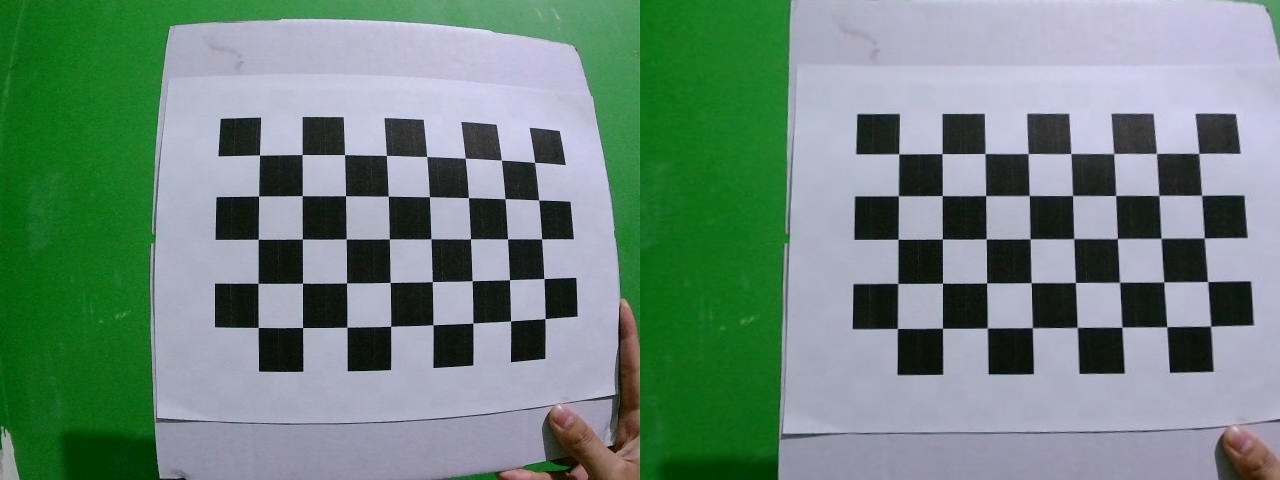
#> input picture validation_left.jpg, 1280 x 480 px, given in place of Left.avi, which was not available
$ python Sanity_check_2.5.py   (older library calls are emulated)
#> lines starting #> are read from the running program, lines starting #| are printed output that depends on the picture
### utils/stereo_utils.py
# utils/stereo_utils.py
import os
from tracemalloc import start
import winsound
import cv2
import numpy as np
import pandas as pd
import csv
import constants as c
from datetime import datetime
import json

# [25 lines left out: functions load_camera_calibration, load_processing_parameters, not called in this run]

def scale_roi(roi, scale_x, scale_y):
    x, y, w, h = roi
    return (int(x * scale_x), int(y * scale_y), int(w * scale_x), int(h * scale_y))

# [42 lines left out: functions undistort_crop_resize, edge, split_stereo_frame, not called in this run]

def create_undistort_map(mtx, dist, size):
    return cv2.initUndistortRectifyMap(mtx, dist, None, mtx, size, cv2.CV_32FC1)

def convert_to_grayscale(frame):
    return cv2.cvtColor(frame, cv2.COLOR_BGR2GRAY)

def Current():
    current = datetime.now()
    current_str = datetime.now().strftime("%H:%M:%S")
    return current, current_str

def Ding():
    winsound.MessageBeep(winsound.MB_ICONASTERISK)
    return

def Deng():
    winsound.MessageBeep(winsound.MB_ICONEXCLAMATION)
    return

# [59 lines left out: functions LoJ, UpJ, get_Q_matrix, OpenCam, not called in this run]

### Sanity_check_2.5.py
# Sanity_check_2.5.py
import cv2
import os
import constants as c
import utils.stereo_utils as su

def main():
    batch_num = 1  # Modify this as needed to select the batch
    left_video_path = os.path.join(c.vid_preprocessed, f'BATCH_{batch_num}', 'Left.avi')
    right_video_path = os.path.join(c.vid_preprocessed, f'BATCH_{batch_num}', 'Right.avi')

    # Open Left and Right videos
    cap_left = cv2.VideoCapture(left_video_path)
    cap_right = cv2.VideoCapture(right_video_path)

    if not cap_left.isOpened() or not cap_right.isOpened():
        print("Error: Could not open one or both video files.")
        return

    # Get video properties (assuming both videos have the same resolution)
    fps = cap_left.get(cv2.CAP_PROP_FPS)
    frame_width = int(cap_left.get(cv2.CAP_PROP_FRAME_WIDTH))
    frame_height = int(cap_left.get(cv2.CAP_PROP_FRAME_HEIGHT))
    print(f"Video resolution: {frame_width}x{frame_height}, FPS: {fps}")

    while True:
        ret_left, frame_left = cap_left.read()
#> frame_left is the input picture: shape (480, 1280, 3); mean B, G, R 124.8, 135.2, 110.4
        ret_right, frame_right = cap_right.read()

        if not ret_left or not ret_right:
            print("Error: Could not read frame from one of the videos.")
            break

        # Display the frames
        combined_frame = cv2.hconcat([frame_left, frame_right])  # Combine the two frames horizontally
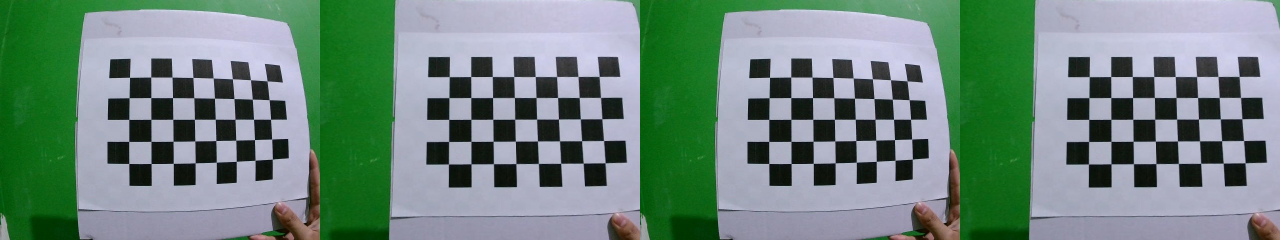
#> combined_frame: shape (480, 2560, 3) (shown at 1/2 size); mean B, G, R 124.8, 135.2, 110.4
        cv2.imshow("Left and Right Videos", combined_frame)

        if cv2.waitKey(1) & 0xFF == 27:  # ESC key to exit
#> (key Esc is pressed here)
            break

    cap_left.release()
    cap_right.release()
    cv2.destroyAllWindows()

if __name__ == "__main__":
    start, start_str = su.Current()
    print("Start Time : "+start_str)
    main()
    end, end_str = su.Current()
    print("End Time : "+end_str)
    print("Duration : "+str(end-start))

$ run again, on validation_right.jpg
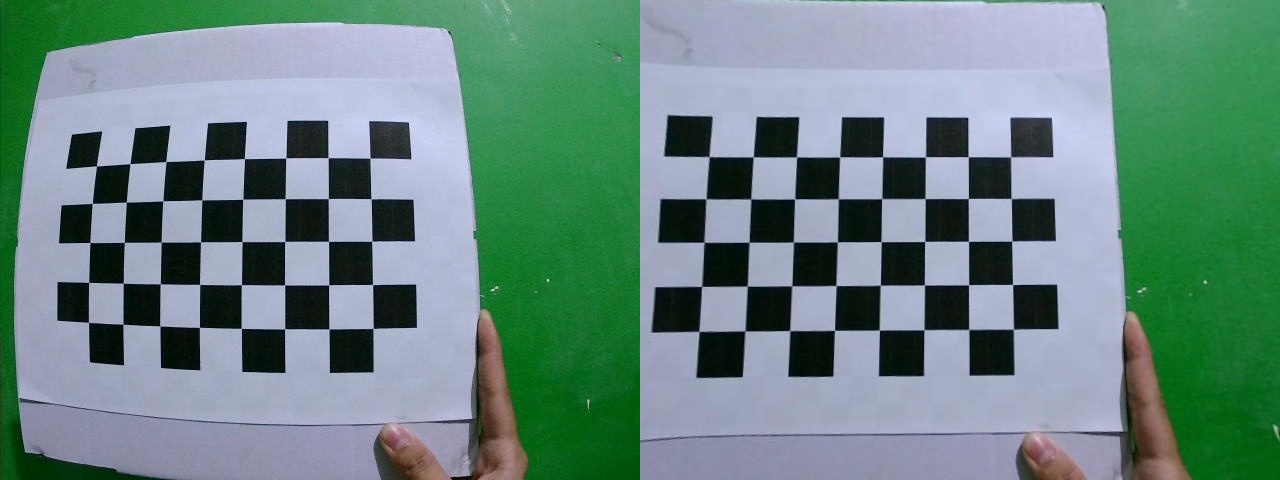
#> input picture validation_right.jpg, 1280 x 480 px, given in place of Left.avi, which was not available
#> in main, frame_left is the input picture: shape (480, 1280, 3); mean B, G, R 129.4, 134.9, 105.8
#> in main, `combined_frame = cv2.hconcat([frame_left, frame_right])`:
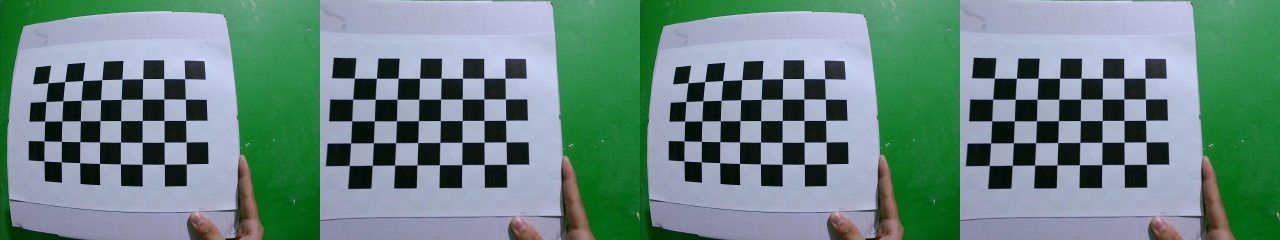
#> combined_frame: shape (480, 2560, 3) (shown at 1/2 size); mean B, G, R 129.4, 134.9, 105.8
